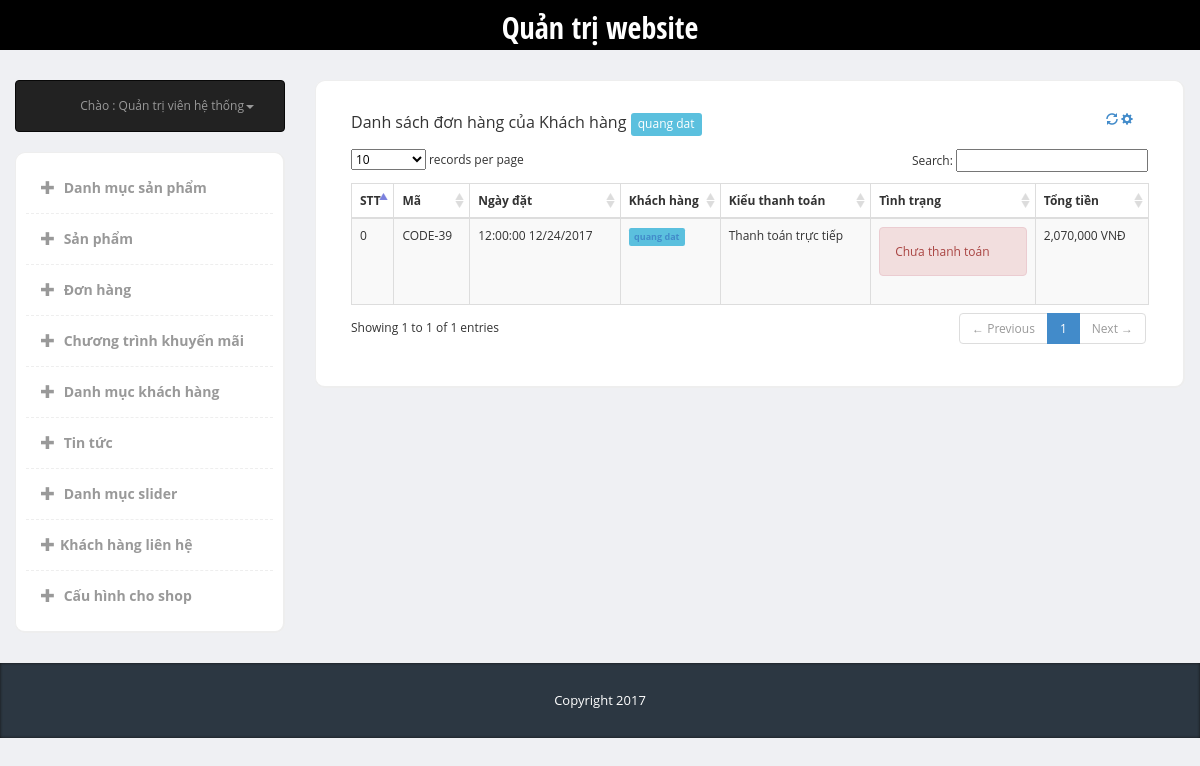
/admin/index.php?page=customer&type=order&id=14 (signed in), run on the app's committed database.
### tables this page shows
CREATE TABLE `users` (
  `ID` int(10) NOT NULL,
  `User_Name` varchar(255) NOT NULL,
  `Password` varchar(255) NOT NULL,
  `DOB` varchar(255) DEFAULT NULL,
  `Sex` int(2) DEFAULT NULL,
  `Address` varchar(255) DEFAULT NULL,
  `Email` varchar(255) NOT NULL,
  `Moblie_Number` int(11) DEFAULT NULL,
  `Status` tinyint(2) NOT NULL,
  `Permission` int(10) NOT NULL,
  `Registed_Date` date DEFAULT NULL
);

CREATE TABLE `order` (
  `ID` int(10) NOT NULL,
  `User_ID` int(10) DEFAULT NULL,
  `Shipping_Address` varchar(255) NOT NULL,
  `Name` varchar(255) NOT NULL,
  `Moblie_Number` int(11) NOT NULL,
  `Method_Payment` tinyint(2) NOT NULL,
  `Order_Time` date NOT NULL,
  `Subtotal` int(11) NOT NULL,
  `Note` text NOT NULL,
  `Order_Status` int(2) NOT NULL,
  `Status` tinyint(2) NOT NULL
);

### admin/lib_db.php (called while the page is built, shortened)
<?php
global $link;
function select_one($sql){
	$data = exec_select($sql);
	return $data[0];
}
function select_list($sql){
	return exec_select($sql);
}
function exec_select($sql){
	global $link;
	$ret = isset($ret) ? $ret : "";
	$res = $link->query($sql);
	$err = mysqli_error($link);
	if ($res ){
		$ret = array();
		while( $row = $res->fetch_array(MYSQLI_ASSOC) )
		{
			$ret[]= $row ;
		}
	}
	return $ret;
}

### admin/modules/customer/order.php (the view)
<?php
$id = isset($_REQUEST['id']) ? $_REQUEST['id'] : '';
$sql_user = "select * from users where ID = $id";
$data_user = select_one($sql_user);
$sql_order = "select * from  `order` where User_ID = $id";
$data_order = select_list($sql_order);
?>
<div class="panel-heading">
	<div class="panel-title">Danh sách đơn hàng của Khách hàng <span class="label label-info"><?php echo $data_user['User_Name'] ?></span></div>
	<div class="panel-options">
		<a href="#" data-rel="collapse"><i class="glyphicon glyphicon-refresh"></i></a>
		<a href="#" data-rel="reload"><i class="glyphicon glyphicon-cog"></i></a>
	</div>
</div>
<div class="panel-body">
	<table cellpadding="0" cellspacing="0" border="0" class="table table-striped table-bordered" id="example">
		<thead>
			<tr>
				<th>STT</th>
				<th>Mã</th>
				<th>Ngày đặt</th>
				<th>Khách hàng</th>
				<th>Kiểu thanh toán</th>
				<th>Tình trạng</th>
				<th>Tổng tiền</th>
			</tr>
		</thead>
		<tbody>
			<?php
			$i= 0;
			if($data_order){
				foreach ($data_order as $datas){?>
				<tr class="odd gradeX">
					<td><?php echo $i++ ?></td>
					<td>
						CODE-<?php  echo  $datas['ID'];  ?>
					</td>
					<td><?php echo date("h:i:s m/d/Y", strtotime($datas['Order_Time'])); ?></td>
					<td>
						<?php
						$user_id =  $datas['User_ID'];
						if(isset($user_id)){
							$sql_user = "select * from users where ID = $user_id ";
							$data_user = select_one($sql_user);
							?>
							<span class="label label-info"> <a href=""><?php echo $data_user['User_Name']?></a></span>
							<?php
						}
						?>
					</td>
					<td>
						<?php
						if($datas['Method_Payment'] == 0){
							echo "Thanh toán trực tiếp";
						}else{
							echo "Thanh toán qua chuyển khoản";
						}
						?>
					</td>
					<td>
						<?php
						if($datas['Order_Status'] == 0){
							echo "<div class='alert alert-danger'>Chưa thanh toán</div>";
						}else if($datas['Order_Status'] == 1){
							echo "<div class='alert alert-success'>Đã thanh toán</div>";
						}
						?>
					</td>
					<td>
						<?php
						echo number_format($datas['Subtotal']);
						?>
						VNĐ
					</td>
				</tr>
				<?php } }?>
			</tbody>
		</table>
	</div>

### admin/css/styles.css (style rules this page uses)
body { font-family: 'Open Sans', sans-serif; background-color: #f7f7f7; position: relative; margin: 0px; font-size: 12px; padding: 0px; }
body { background-color: #eff0f3; }
.panel-heading>.panel-title, .content-box-header .panel-title { float: left; padding: 0px; padding-top: 0px; }
.panel-heading>.panel-title>*, .content-box-header .panel-title>* { margin: 0; }
.panel-heading>.panel-title>span, .content-box-header .panel-title>span { font-weight: normal; }
.panel-heading>.panel-options, .content-box-header .panel-options { float: right; padding-right: 15px; }
.panel-heading>.panel-options>a, .content-box-header .panel-options>a { margin-top: 10px; }
.panel-body { clear:both; }

### data on the page
users: User_Name "quang dat"
order: ID "39", Order_Time "12:00:00 12/24/2017", User_ID.User_Name "quang dat", Method_Payment "Thanh toán trực tiếp", Order_Status "Chưa thanh toán", Subtotal "2,070,000"
